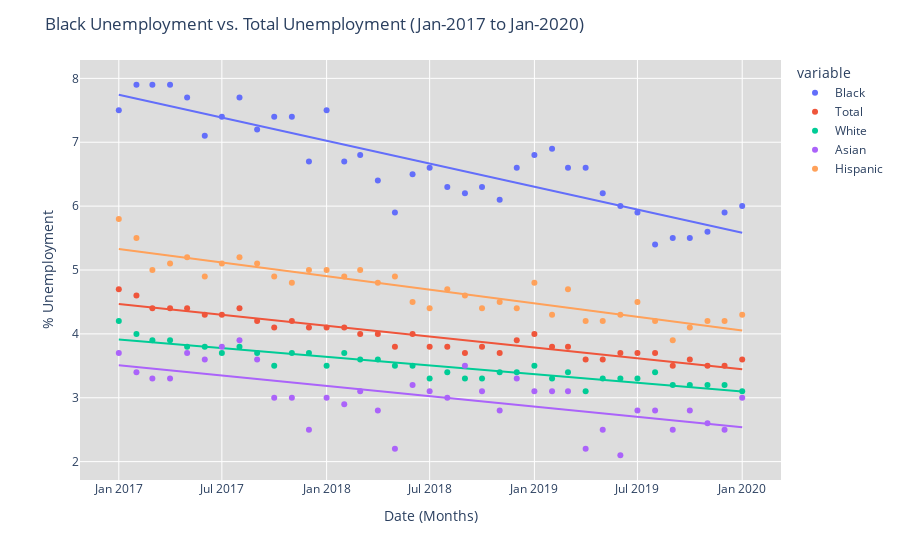

Notebook code for this chart:
### Code cell
#Plot of Black Unemployment vs. Total Unemployment
fig = px.scatter(dfDT,x='Month', y=['Black', 'Total', 'White', 'Asian', 'Hispanic'], trendline='ols')
fig.update_layout(
    xaxis_title = 'Date (Months)',
    yaxis_title = '% Unemployment',
    title = 'Black Unemployment vs. Total Unemployment (Jan-2017 to Jan-2020)',
    plot_bgcolor = '#ddd'
    )
fig.show()
